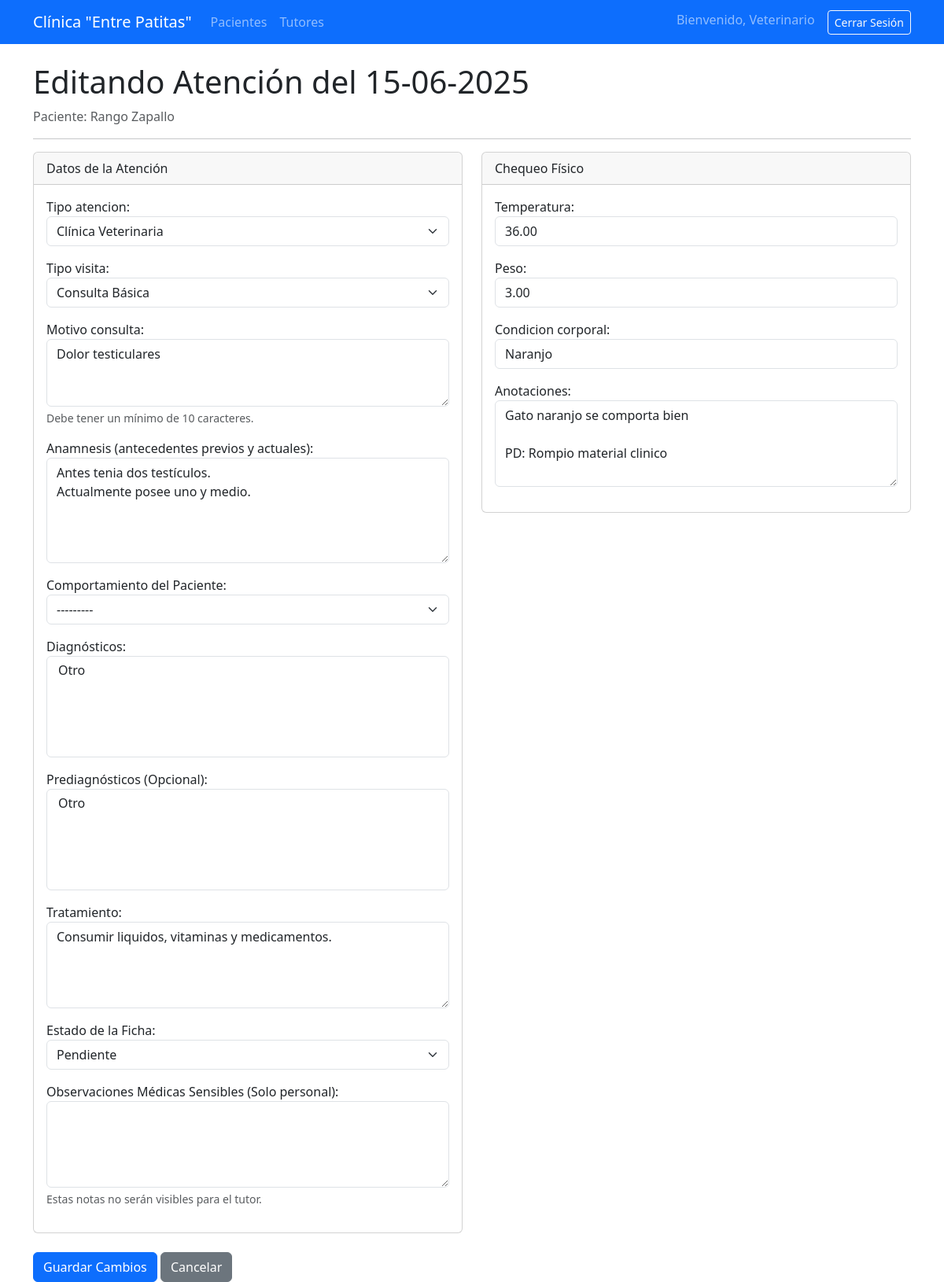
Page /gestion/pacientes/1/atencion/1/editar/ (signed in) on the committed database.
### gestion/models.py (models this page shows, shortened)
class Paciente(models.Model):
    nombre = models.CharField(max_length=50)
    especie = models.CharField(max_length=50)
    raza = models.CharField(max_length=50)
    sexo = models.CharField(max_length=10)
    fecha_nacimiento = models.DateField()
    microchip_tatuaje = models.CharField(max_length=50, blank=True, null=True)
    alertas = models.ManyToManyField(AlertaClinica, blank=True, verbose_name="Alertas Clinicas")
    tutor = models.ForeignKey(Tutor, on_delete=models.CASCADE, related_name='pacientes')

class AtencionMedica(models.Model):
    ESTADO_CHOICES = [
        ('Pendiente', 'Pendiente'),
        ('Completa', 'Completa'),
    ]
    TIPO_ATENCION_CHOICES = [
        ('Clínica', 'Clínica Veterinaria'),
        ('Club', 'Club Entre Patitas')
    ]
    TIPO_VISITA_CHOICES = [
        ('Consulta', 'Consulta Básica'),
        ('Urgencia', 'Urgencia'),
        ('Domicilio', 'Visita a Domicilio'),
    ]
    ESTADO_EMOCIONAL_CHOICES = [
        ('Tranquilo', 'Tranquilo'),
        ('Nervioso', 'Nervioso'),
        ('Agresivo', 'Agresivo'),
    ]
    ficha_clinica = models.ForeignKey(FichaClinica, on_delete=models.CASCADE, related_name='atenciones')
    fecha_atencion = models.DateTimeField(auto_now_add=True)
    veterinario = models.ForeignKey(User, on_delete=models.SET_NULL, null=True)
    tipo_atencion = models.CharField(max_length=10, choices=TIPO_ATENCION_CHOICES)
    tipo_visita = models.CharField(max_length=20, choices=TIPO_VISITA_CHOICES)
    motivo_consulta = models.TextField(help_text="Debe tener un mínimo de 10 caracteres.")
    anamnesis = models.TextField(verbose_name="Anamnesis (antecedentes previos y actuales)")
    diagnosticos = models.ManyToManyField(Diagnostico, related_name='atenciones', blank=True, verbose_name="Diagnósticos")
    prediagnosticos = models.ManyToManyField(Diagnostico, related_name='atenciones_prediagnostico', blank=True, verbose_name="Prediagnósticos (Opcional)")
    tratamiento = models.TextField()
    estado_emocional = models.CharField(max_length=20, choices=ESTADO_EMOCIONAL_CHOICES, blank=True, null=True, verbose_name="Comportamiento del Paciente")
    estado = models.CharField(max_length=20, choices=ESTADO_CHOICES, default='Pendiente', verbose_name="Estado de la Ficha")
    esta_cerrada = models.BooleanField(default=False)
    notas_hospitalizacion = models.TextField(blank=True, null=True, help_text="Notas específicas de la hospitalización")
    jaula_numero = models.CharField(max_length=10, blank=True, null=True, verbose_name="Número de Jaula")
    fecha_egreso = models.DateTimeField(blank=True, null=True, verbose_name="Fecha de Egreso")
    observaciones_sensibles = models.TextField(blank=True, null=True, verbose_name="Observaciones Médicas Sensibles (Solo personal)", help_text="Estas notas no serán visibles para el tutor.")
    history = HistoricalRecords()

class ChequeoFisico(models.Model):
    atencion_medica = models.OneToOneField(AtencionMedica, on_delete=models.CASCADE, related_name='chequeo')
    temperatura = models.DecimalField(max_digits=4, decimal_places=2)
    peso = models.DecimalField(max_digits=5, decimal_places=2)
    condicion_corporal = models.CharField(max_length=100)
    anotaciones = models.TextField(blank=True, null=True)

### gestion/views.py (the view)
# urls.py: path('pacientes/<int:paciente_id>/atencion/<int:atencion_id>/editar/', views.editar_atencion, name='editar_atencion'),
@login_required
def editar_atencion(request, paciente_id, atencion_id):
    atencion = get_object_or_404(AtencionMedica, pk=atencion_id)
    paciente = get_object_or_404(Paciente, pk=paciente_id)
    if atencion.esta_cerrada:
        return redirect('detalle_paciente', paciente_id=paciente_id)
    try:
        chequeo = atencion.chequeo
    except ChequeoFisico.DoesNotExist:
        chequeo = None
    if request.method == 'POST':
        atencion_form = AtencionGeneralForm(request.POST, instance=atencion)
        chequeo_form = ChequeoFisicoForm(request.POST, instance=chequeo)
        if atencion_form.is_valid() and chequeo_form.is_valid():
            atencion_form.save()
            chequeo_guardado = chequeo_form.save(commit=False)
            chequeo_guardado.atencion_medica = atencion
            chequeo_guardado.save()
            return redirect('detalle_paciente', paciente_id=paciente.id)
    else:
        atencion_form = AtencionGeneralForm(instance=atencion)
        chequeo_form = ChequeoFisicoForm(instance=chequeo)
    contexto = {
        'atencion_form': atencion_form,
        'chequeo_form': chequeo_form,
        'paciente': paciente,
        'titulo': f'Editando Atención del {atencion.fecha_atencion.strftime("%d-%m-%Y")}',
    }
    return render(request, 'gestion/atencion_form.html', contexto)

### gestion/forms.py
class AtencionGeneralForm(forms.ModelForm):
    class Meta:
        model = AtencionMedica
        exclude = ['diagnostico']
        fields = ['tipo_atencion', 'tipo_visita', 'motivo_consulta', 'anamnesis', 'estado_emocional', 'diagnosticos', 'prediagnosticos', 'tratamiento', 'estado', 'observaciones_sensibles']
        widgets = {
            'tipo_atencion': forms.Select(attrs={'class': 'form-select'}),
            'tipo_visita': forms.Select(attrs={'class': 'form-select'}),
            'motivo_consulta': forms.Textarea(attrs={'class': 'form-control', 'rows': 3}),
            'anamnesis': forms.Textarea(attrs={'class': 'form-control', 'rows': 5}),
            'tratamiento': forms.Textarea(attrs={'class': 'form-control', 'rows': 4}),
            'estado_emocional': forms.Select(attrs={'class': 'form-select'}),
            'diagnosticos': forms.SelectMultiple(attrs={'class': 'form-select', 'size': '5'}),
            'prediagnosticos': forms.SelectMultiple(attrs={'class': 'form-select', 'size': '5'}),
            'estado': forms.Select(attrs={'class': 'form-select'}),
            'observaciones_sensibles': forms.Textarea(attrs={'class': 'form-control', 'rows': 4})
        }

class ChequeoFisicoForm(forms.ModelForm):
    class Meta:
        model = ChequeoFisico
        fields = ['temperatura', 'peso', 'condicion_corporal', 'anotaciones']
        widgets = {
            'temperatura': forms.NumberInput(attrs={'class': 'form-control'}),
            'peso': forms.NumberInput(attrs={'class': 'form-control'}),
            'condicion_corporal': forms.TextInput(attrs={'class': 'form-control'}),
            'anotaciones': forms.Textarea(attrs={'class': 'form-control', 'rows': 4}),
        }

### gestion/models.py (called while the page is built)
    def __str__(self):
        return self.nombre

### gestion/templates/gestion/atencion_form.html (shortened to what this page needs)
{% extends 'gestion/base.html' %}
{% block content %}
    <h1>{{ titulo }}</h1>
    <p class="text-muted">Paciente: {{ paciente.nombre }}</p>
    <hr>
    <form method="post">
        <div class="row">
            <div class="col-md-6">
                <div class="card">
                    <div class="card-header">Datos de la Atención</div>
                    <div class="card-body">
                        {% for field in atencion_form.visible_fields %}
                            <div class="mb-3">
                                {{ field.label_tag }}
                                {{ field }}
                                {% if field.help_text %}
                                    <div class="form-text">{{ field.help_text }}</div>
                                {% endif %}
                            </div>
                        {% endfor %}
                    </div>
                    </div>
            </div>
            <div class="col-md-6">
                <div class="card">
                    <div class="card-header">Chequeo Físico</div>
                    <div class="card-body">
                        {% for field in chequeo_form %}
                            <div class="mb-3">
                                {{ field.label_tag }}
                                {{ field }}
                            </div>
                        {% endfor %}
                    </div>
                </div>
            </div>
        </div>
        <div class="mt-4">
            <button type="submit" class="btn btn-primary">Guardar Cambios</button>
            <a href="{% url 'detalle_paciente' paciente.id %}" class="btn btn-secondary">Cancelar</a>
        </div>
    </form>
{% endblock %}

### gestion/templates/gestion/base.html (shortened to what this page needs)
{% load static %}
<!doctype html>
<html lang="es">
<head>
    <link href="https://cdn.jsdelivr.net/npm/bootstrap@5.3.3/dist/css/bootstrap.min.css" rel="stylesheet">
</head>
<body>
    <nav class="navbar navbar-expand-lg navbar-dark bg-primary">
        <div class="container">
            <a class="navbar-brand" href="{% url 'lista_pacientes' %}">Clínica "Entre Patitas"</a>
            <div class="collapse navbar-collapse">
                <ul class="navbar-nav me-auto mb-2 mb-lg-0">
                    <li class="nav-item">
                        <a class="nav-link" href="{% url 'lista_pacientes' %}">Pacientes</a>
                    </li>
                    <li class="nav-item">
                        <a class="nav-link" href="{% url 'lista_tutores' %}">Tutores</a>
                    </li>
                </ul>
                <ul class="navbar-nav ms-auto mb-2 mb-lg-0">
                    {% if user.is_authenticated %}
                        <li class="nav-item">
                            <span class="navbar-text">
                                Bienvenido, {{ user.username }}
                            </span>
                        </li>
                        <li class="nav-item ms-3">
                            <form action="{% url 'logout' %}" method="post" class="d-inline">
                                    <button type="submit" class="btn btn-outline-light btn-sm">Cerrar Sesión</button>
                            </form>
                        </li>
                    {% else %}
                        <li class="nav-item">
                            <a href="{% url 'login' %}" class="btn btn-outline-light btn-sm">Iniciar Sesión</a>
                        </li>
                    {% endif %}
                </ul>
            </div>
        </div>
    </nav>
    <main class="container mt-4">
        {% block content %}
        {% endblock %}
    </main>
</body>
</html>

### rows in the picture
Paciente: nombre "Rango Zapallo"
AtencionMedica: visible_fields "Clínica Veterinaria" "Consulta Básica" "Dolor testiculares" "Antes tenia dos testículos. Actualmente posee uno y medio." "---------" "Consumir liquidos, vitaminas y medicamentos." "Pendiente"
ChequeoFisico: chequeo_form "36.00" "3.00" "Naranjo" "Gato naranjo se comporta bien PD: Rompio material clinico"

### other values in the picture
{{ user.username }} "Veterinario"
{{ titulo }} "Editando Atención del 15-06-2025"
{{ field.label_tag }} "Tipo atencion:" "Tipo visita:" "Motivo consulta:" "Anamnesis (antecedentes previos y actuales):" "Comportamiento del Paciente:" "Diagnósticos:" "Prediagnósticos (Opcional):" "Tratamiento:" "Estado de la Ficha:" "Observaciones Médicas Sensibles (Solo personal):"
{{ field.help_text }} "Debe tener un mínimo de 10 caracteres." "Estas notas no serán visibles para el tutor."
{{ field.label_tag }} "Temperatura:" "Peso:" "Condicion corporal:" "Anotaciones:"
